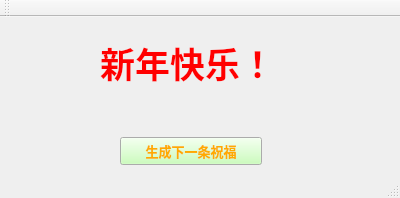
<?xml version="1.0" encoding="UTF-8"?>
<ui version="4.0">
 <class>MainWindow</class>
 <widget class="QMainWindow" name="MainWindow">
  <property name="geometry">
   <rect>
    <x>0</x>
    <y>0</y>
    <width>400</width>
    <height>198</height>
   </rect>
  </property>
  <property name="windowTitle">
   <string>新年快乐机</string>
  </property>
  <widget class="QWidget" name="centralWidget">
   <widget class="QPushButton" name="pushButton">
    <property name="geometry">
     <rect>
      <x>120</x>
      <y>120</y>
      <width>142</width>
      <height>28</height>
     </rect>
    </property>
    <property name="palette">
     <palette>
      <active>
       <colorrole role="Button">
        <brush brushstyle="SolidPattern">
         <color alpha="255">
          <red>189</red>
          <green>255</green>
          <blue>170</blue>
         </color>
        </brush>
       </colorrole>
       <colorrole role="ButtonText">
        <brush brushstyle="SolidPattern">
         <color alpha="255">
          <red>255</red>
          <green>170</green>
          <blue>0</blue>
         </color>
        </brush>
       </colorrole>
      </active>
      <inactive>
       <colorrole role="Button">
        <brush brushstyle="SolidPattern">
         <color alpha="255">
          <red>189</red>
          <green>255</green>
          <blue>170</blue>
         </color>
        </brush>
       </colorrole>
       <colorrole role="ButtonText">
        <brush brushstyle="SolidPattern">
         <color alpha="255">
          <red>255</red>
          <green>170</green>
          <blue>0</blue>
         </color>
        </brush>
       </colorrole>
      </inactive>
      <disabled>
       <colorrole role="Button">
        <brush brushstyle="SolidPattern">
         <color alpha="255">
          <red>189</red>
          <green>255</green>
          <blue>170</blue>
         </color>
        </brush>
       </colorrole>
       <colorrole role="ButtonText">
        <brush brushstyle="SolidPattern">
         <color alpha="255">
          <red>120</red>
          <green>120</green>
          <blue>120</blue>
         </color>
        </brush>
       </colorrole>
      </disabled>
     </palette>
    </property>
    <property name="font">
     <font>
      <family>楷体</family>
      <pointsize>10</pointsize>
      <weight>75</weight>
      <bold>true</bold>
     </font>
    </property>
    <property name="text">
     <string>生成下一条祝福</string>
    </property>
   </widget>
   <widget class="QLabel" name="label">
    <property name="geometry">
     <rect>
      <x>100</x>
      <y>20</y>
      <width>225</width>
      <height>49</height>
     </rect>
    </property>
    <property name="font">
     <font>
      <family>黑体</family>
      <pointsize>26</pointsize>
      <weight>75</weight>
      <bold>true</bold>
      <strikeout>false</strikeout>
     </font>
    </property>
    <property name="text">
     <string>&lt;html&gt;&lt;head/&gt;&lt;body&gt;&lt;p&gt;&lt;span style=&quot; color:#ff0000;&quot;&gt;新年快乐！&lt;/span&gt;&lt;/p&gt;&lt;/body&gt;&lt;/html&gt;</string>
    </property>
   </widget>
  </widget>
  <widget class="QToolBar" name="mainToolBar">
   <attribute name="toolBarArea">
    <enum>TopToolBarArea</enum>
   </attribute>
   <attribute name="toolBarBreak">
    <bool>false</bool>
   </attribute>
  </widget>
  <widget class="QStatusBar" name="statusBar"/>
 </widget>
 <layoutdefault spacing="6" margin="11"/>
 <resources/>
 <connections/>
</ui>
